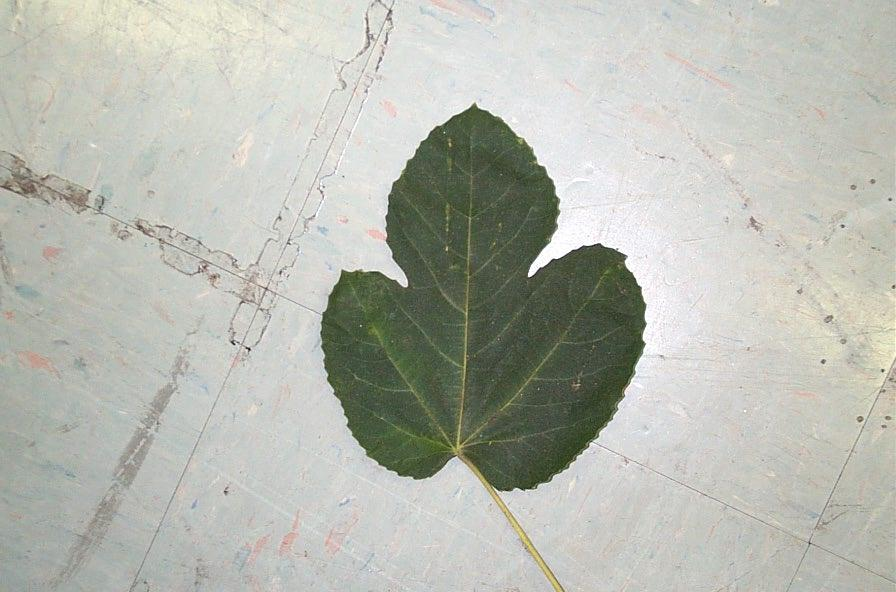
%> input picture folhas/image_0081.jpg, 896 x 592 px
$ octave region_grow.m   (GNU Octave 9; MATLAB toolbox functions it lacks are replaced by stand-ins)
%> lines starting %> are read from the running program, lines starting %| are printed output that depends on the picture; in (x1, y1, x2, y2) boxes, pixels count from 0 and x2, y2 are one past the last pixel; in counts of white or black regions, pixels touching at a corner belong together; the program's own positions count from 1
img = imread('image_0081.jpg');
%> img is the input picture: size 592x896x3 uint8; mean R, G, B 183.5, 185.8, 176.8
img_gray = rgb2gray(img);
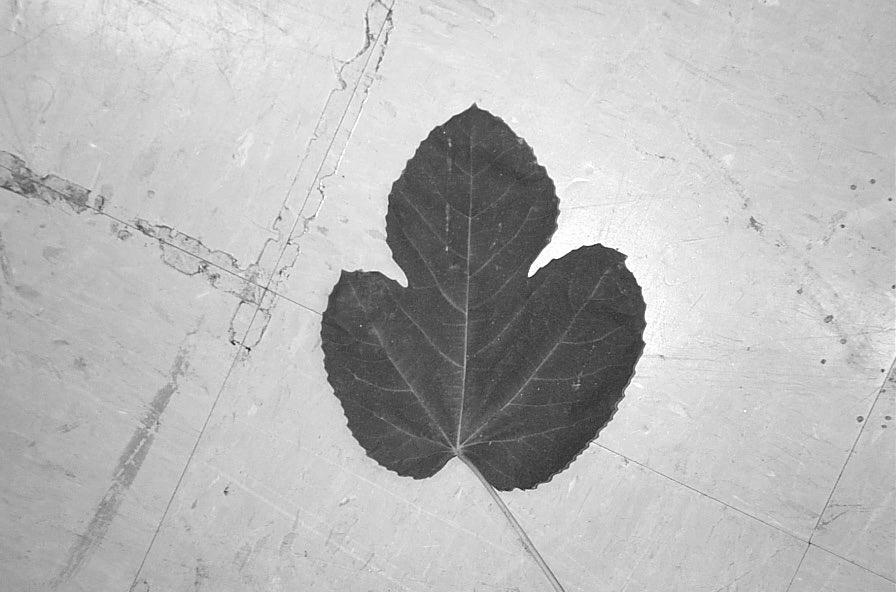
%> img_gray: size 592x896 uint8; min 5, max 255, mean 184.1
img_bin = grayconnected(img_gray, 296,448,70);
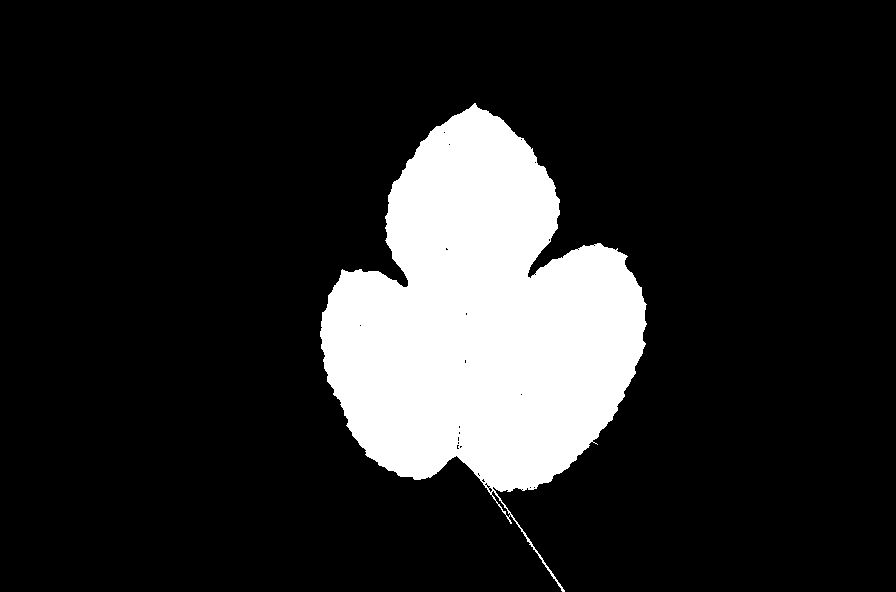
%> img_bin: size 592x896 logical; 15.4% white; 1 white region, box (x1, y1, x2, y2) and area: (320, 103, 647, 592) 81911
figure;
imshow(img);
imshow(img_bin);
img_bin = double(img_bin);
for (i = 1:3)
    img(:,:,i)=uint8(double(img(:,:,i)).*img_bin);
end
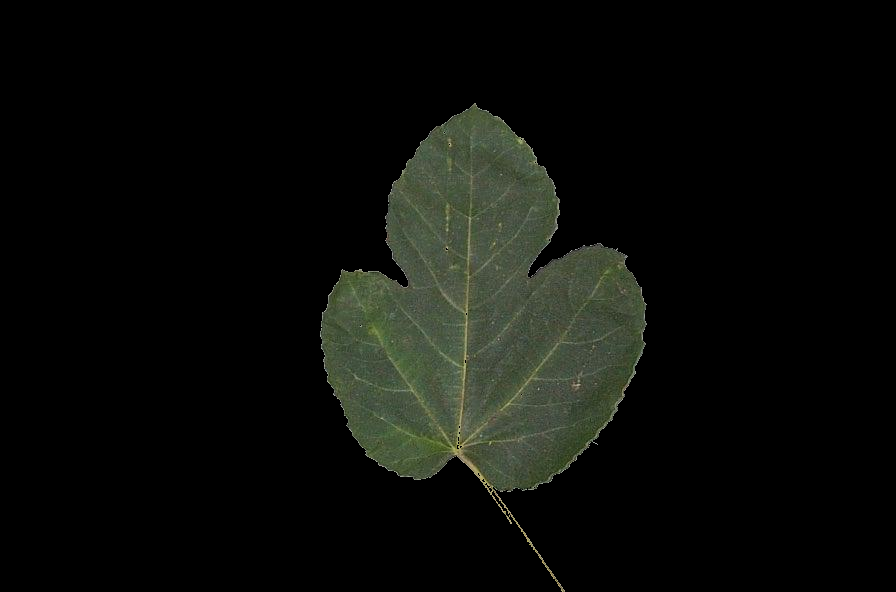
%> img: size 592x896x3 uint8; mean R, G, B 11.9, 13.5, 10

figure;
imshow(img)

$ run again, with folhas/image_0001.jpg copied over folhas/image_0081.jpg
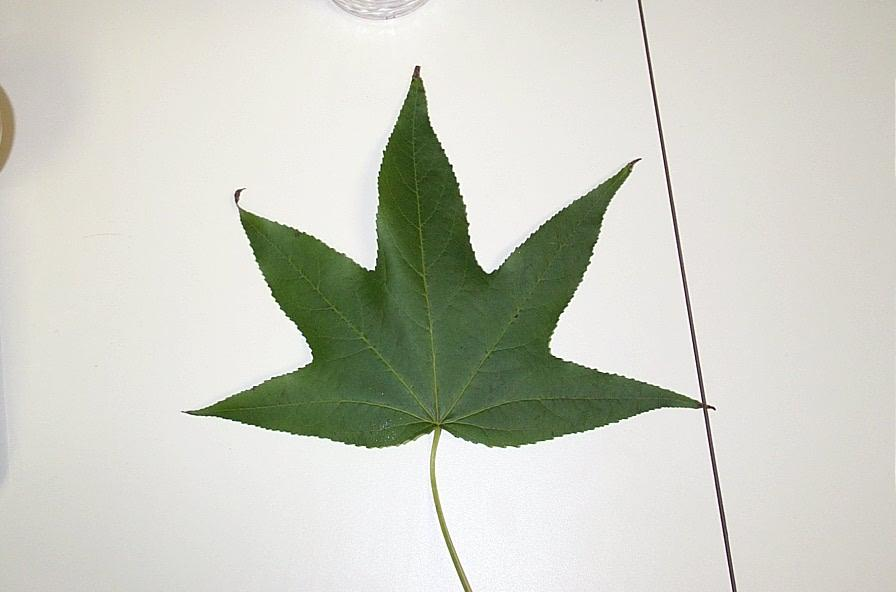
%> input picture folhas/image_0001.jpg, 896 x 592 px
%> img is the input picture: size 592x896x3 uint8; mean R, G, B 203.9, 206, 195.5
%> `img_bin = grayconnected(img_gray, 296,448,70);`:
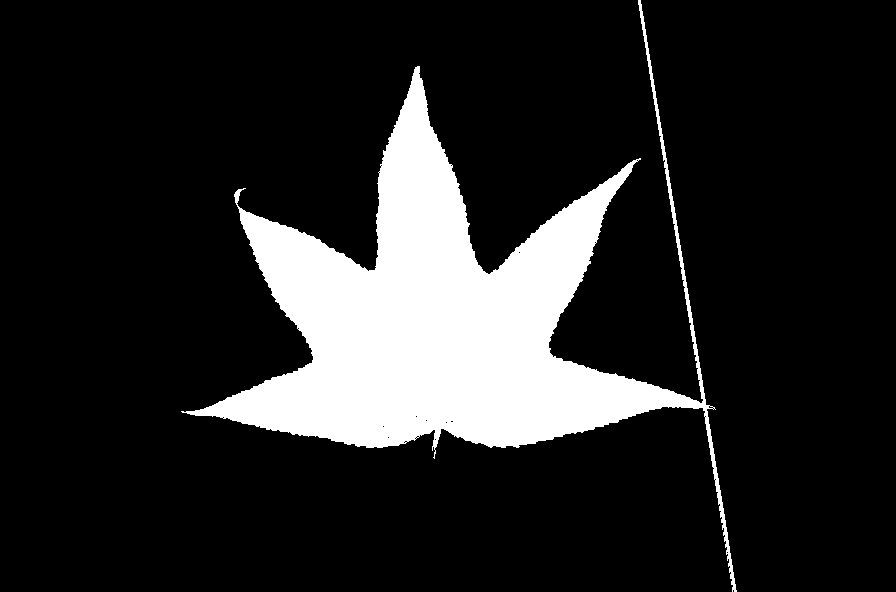
%> img_bin: size 592x896 logical; 15% white; 1 white region, box (x1, y1, x2, y2) and area: (181, 0, 737, 592) 79329
%> after the loop `for (i = 1:3)`:
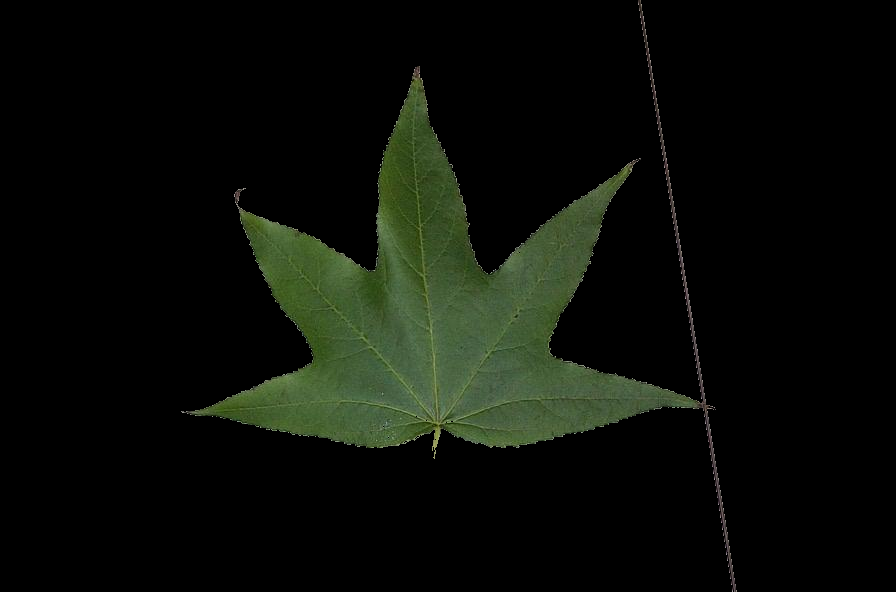
%> img: size 592x896x3 uint8; mean R, G, B 10.6, 14, 8

$ run again, with folhas/image_0007.jpg copied over folhas/image_0081.jpg
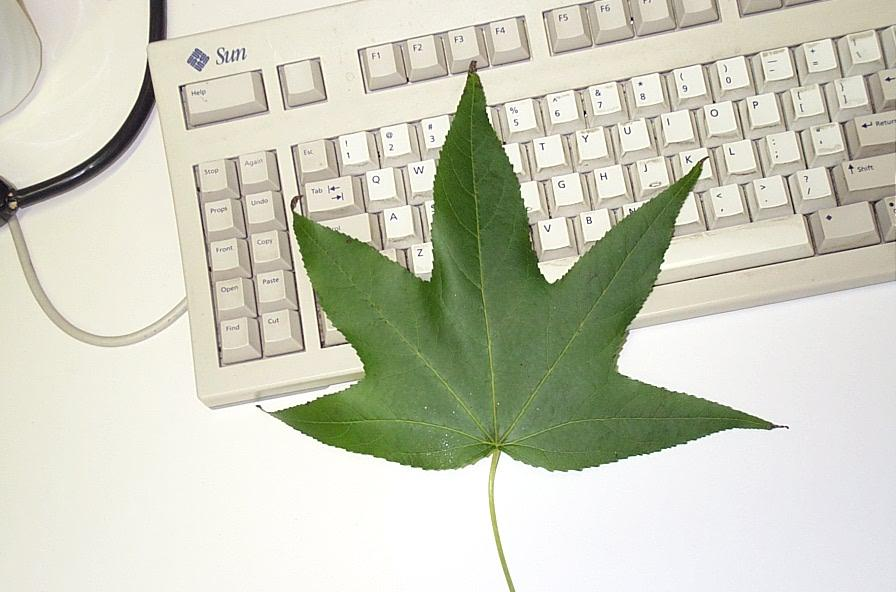
%> input picture folhas/image_0007.jpg, 896 x 592 px
%> img is the input picture: size 592x896x3 uint8; mean R, G, B 202.6, 204.5, 187.2
%> `img_bin = grayconnected(img_gray, 296,448,70);`:
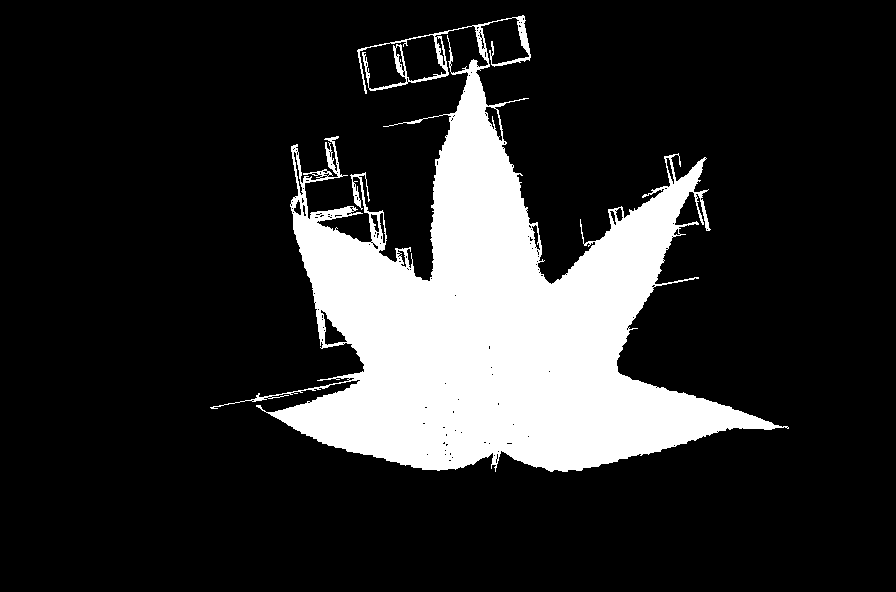
%> img_bin: size 592x896 logical; 17.6% white; 1 white region, box (x1, y1, x2, y2) and area: (210, 15, 789, 472) 93529
%> after the loop `for (i = 1:3)`:
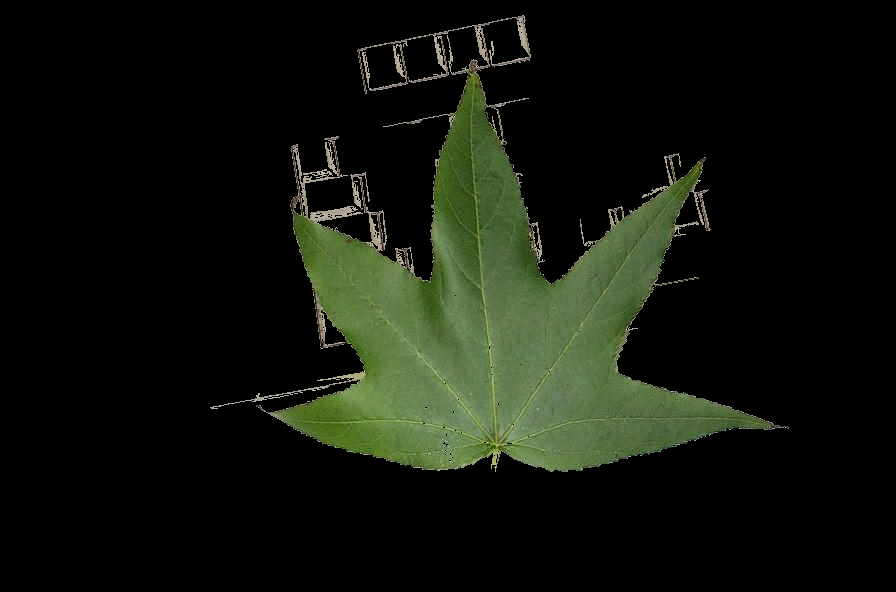
%> img: size 592x896x3 uint8; mean R, G, B 16.9, 21.1, 12.5

$ run again, with folhas/image_0089.jpg copied over folhas/image_0081.jpg
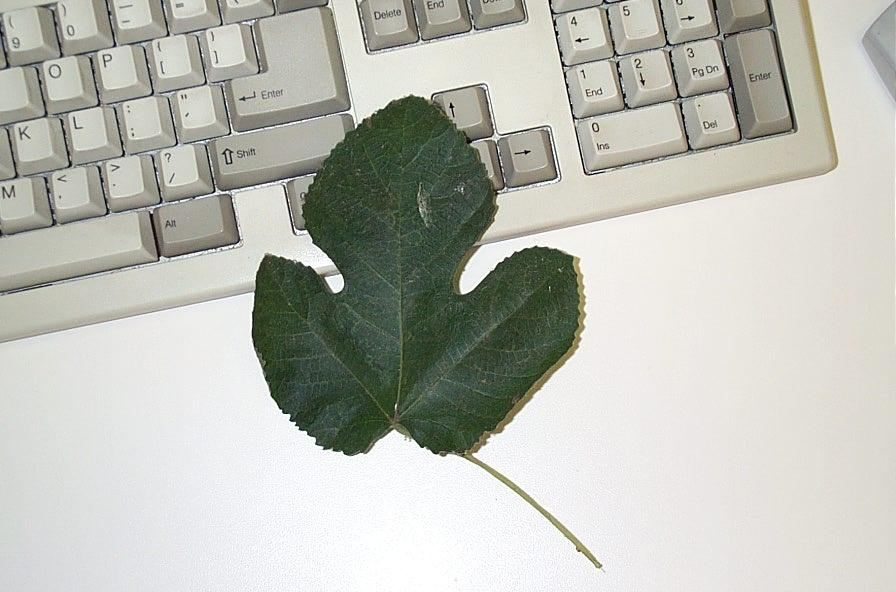
%> input picture folhas/image_0089.jpg, 896 x 592 px
%> img is the input picture: size 592x896x3 uint8; mean R, G, B 188.1, 189.5, 181.5
%> `img_bin = grayconnected(img_gray, 296,448,70);`:
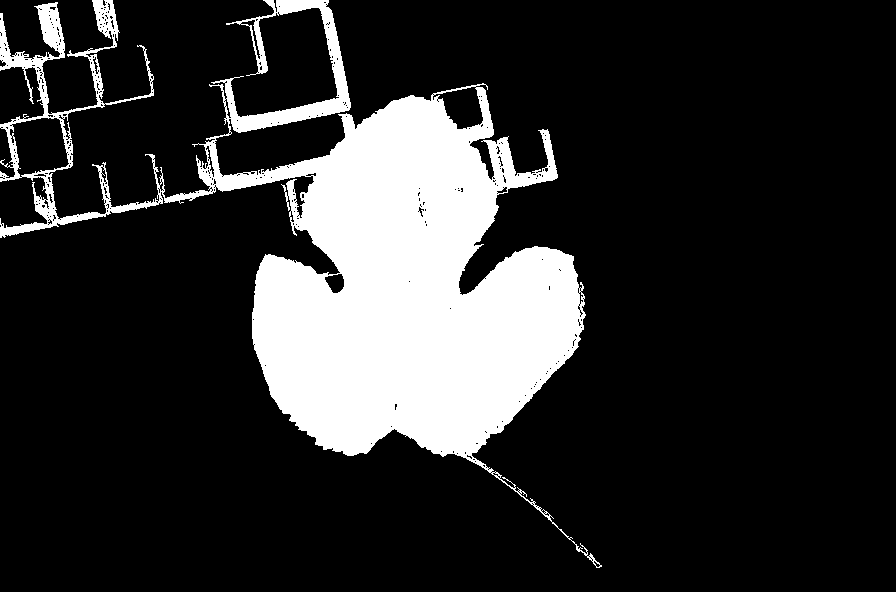
%> img_bin: size 592x896 logical; 17.8% white; 1 white region, box (x1, y1, x2, y2) and area: (0, 0, 602, 568) 94677
%> after the loop `for (i = 1:3)`:
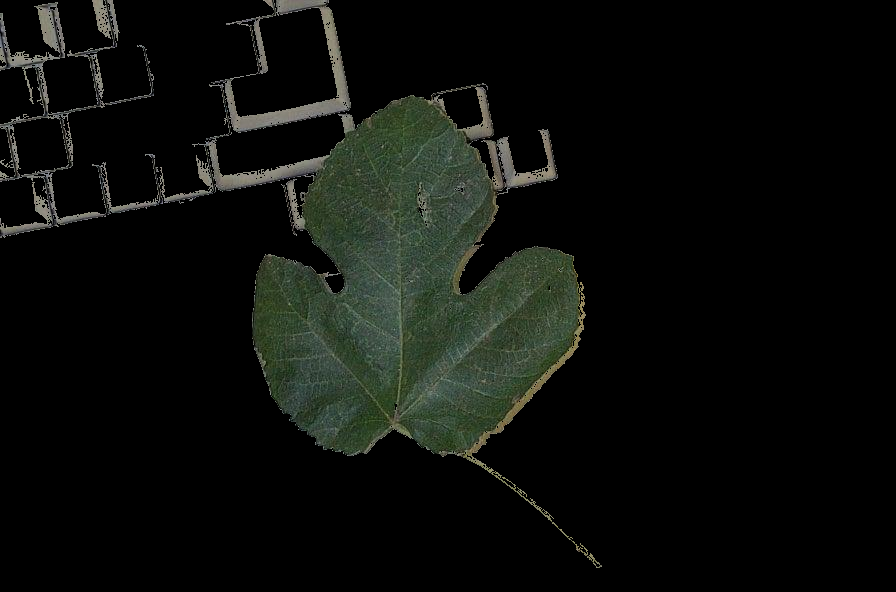
%> img: size 592x896x3 uint8; mean R, G, B 12.5, 14.7, 11.5
